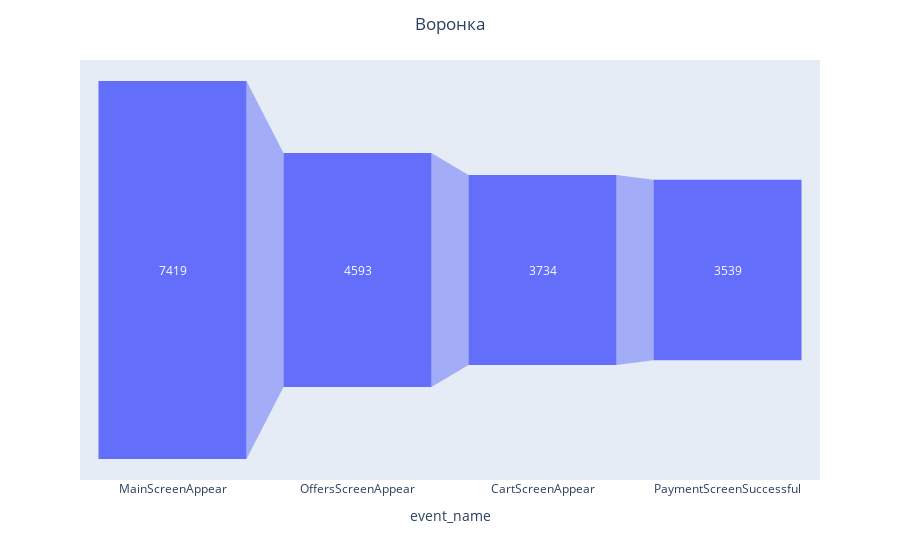

The notebook cell saved with this chart:
### Code cell
fig = px.funnel(event, y='device_count', x='event_name')
fig.update_layout(title_text='Воронка', title_x=0.5)
fig.show()

### Figure 1 — Plotly figure (JSON) as saved in the notebook; plotly's stock layout.template omitted (floating-point values rounded to 4 significant figures)
{"data": [{"hovertemplate": "event_name=%{x}<br>device_count=%{y}<extra></extra>", "legendgroup": "", "marker": {"color": "#636efa"}, "name": "", "orientation": "v", "showlegend": false, "type": "funnel", "x": ["MainScreenAppear", "OffersScreenAppear", "CartScreenAppear", "PaymentScreenSuccessful"], "xaxis": "x", "y": [7419, 4593, 3734, 3539], "yaxis": "y"}], "layout": {"legend": {"tracegroupgap": 0}, "margin": {"t": 60}, "title": {"text": "Воронка", "x": 0.5}, "xaxis": {"anchor": "y", "domain": [0, 1], "title": {"text": "event_name"}}, "yaxis": {"anchor": "x", "domain": [0, 1], "title": {"text": "device_count"}}}}
